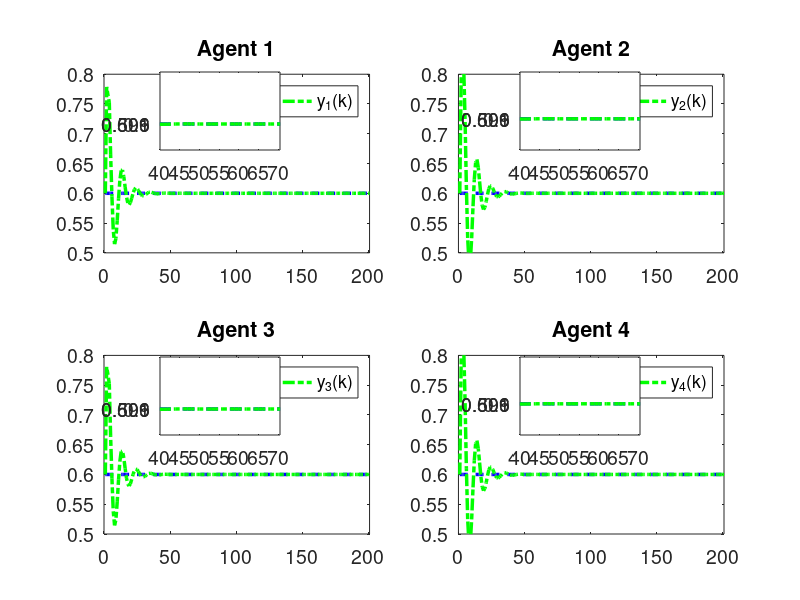
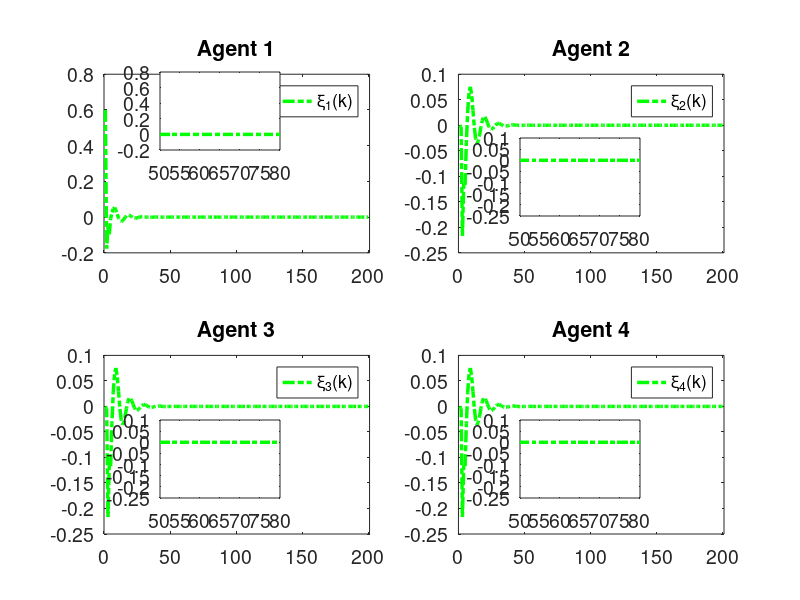

Source code (MATLAB) for these figures, in order:
clc; clear;

% Parameters
rho = 7.5;            % Increase gain for better control response
eta = 1;              % Increase to make the adaptive update faster
lamda = 350;          % Model-free parameter
mu = 0.005;           % Adaptive parameter
epsilon = 1e-5;       % Small threshold for stability
alpha = 15;           % Smoothing factor for error dynamics
T = 0.1;              % Sampling time (kept for calculations but not used in time vector)
gamma1 = 0.45;        % Adjust control gains for faster tracking
gamma2 = 0.15;        % Adjust control gains
gamma3 = 0.45;        % Adjust control gains
gamma4 = 0.15;        % Adjust control gains
beta = 10;            % Sliding mode coefficient
sigma = 95;           % Sliding mode parameter
tau = 1e-5;           % Small damping term

rT = 1024;            % Sample rate
L = 200;              % Time steps
m = 200;              % Data size
n = 600;              % Data size

% Initialization
phi1 = zeros(m+1,1); 
phi2 = zeros(m+1,1); 
phi3 = zeros(m+1,1); 
phi4 = zeros(m+1,1);
mfa1 = zeros(m+1,1); 
mfa2 = zeros(m+1,1); 
mfa3 = zeros(m+1,1); 
mfa4 = zeros(m+1,1);
sm1 = zeros(m,1);  
sm2 = zeros(m,1);  
sm3 = zeros(m,1);  
sm4 = zeros(m,1);
y1 = zeros(m+1,1); 
y2 = zeros(m+1,1); 
y3 = zeros(m+1,1); 
y4 = zeros(m+1,1);
u1 = zeros(m,1);   
u2 = zeros(m,1);   
u3 = zeros(m,1);   
u4 = zeros(m,1);
xi1 = zeros(m,1);  
xi2 = zeros(m,1);  
xi3 = zeros(m,1);  
xi4 = zeros(m,1);
s1 = zeros(m,1);   
s2 = zeros(m,1);   
s3 = zeros(m,1);   
s4 = zeros(m,1);
yd = zeros(m+1,1);

% Desired signal (Reference trajectory)
for k = 1:1:m+1
    yd(k) = 0.6; % Time-invariant constant reference signal
    % yd(k) = 0.6 * sin(0.05 * pi * k) + 0.6 * cos(0.03 * pi * k);
end

for k = 1:m
    % Adaptive Gain update
    if k == 1
        phi1(k) = 4.0; 
        phi2(k) = 4.0; 
        phi3(k) = 4.0; 
        phi4(k) = 4.0;
    elseif k == 2
        phi1(k) = phi1(k-1) + (eta * u1(k-1) / (mu + u1(k-1)^2)) * (y1(k) - phi1(k-1)*u1(k-1));
        phi2(k) = phi2(k-1) + (eta * u2(k-1) / (mu + u2(k-1)^2)) * (y2(k) - phi2(k-1)*u2(k-1));
        phi3(k) = phi3(k-1) + (eta * u3(k-1) / (mu + u3(k-1)^2)) * (y3(k) - phi3(k-1)*u3(k-1));
        phi4(k) = phi4(k-1) + (eta * u4(k-1) / (mu + u4(k-1)^2)) * (y4(k) - phi4(k-1)*u4(k-1));
    else
        phi1(k) = phi1(k-1) + (eta * (u1(k-1) - u1(k-2)) / (mu + (u1(k-1) - u1(k-2))^2)) * (y1(k) - y1(k-1) - phi1(k-1) * (u1(k-1) - u1(k-2)));
        phi2(k) = phi2(k-1) + (eta * (u2(k-1) - u2(k-2)) / (mu + (u2(k-1) - u2(k-2))^2)) * (y2(k) - y2(k-1) - phi2(k-1) * (u2(k-1) - u2(k-2)));
        phi3(k) = phi3(k-1) + (eta * (u3(k-1) - u3(k-2)) / (mu + (u3(k-1) - u3(k-2))^2)) * (y3(k) - y3(k-1) - phi3(k-1) * (u3(k-1) - u3(k-2)));
        phi4(k) = phi4(k-1) + (eta * (u4(k-1) - u4(k-2)) / (mu + (u4(k-1) - u4(k-2))^2)) * (y4(k) - y4(k-1) - phi4(k-1) * (u4(k-1) - u4(k-2)));
    end

    % Stability protection
    if k > 2 && (abs(phi1(k)) <= epsilon || abs(u1(k-1) - u1(k-2)) <= epsilon || sign(phi1(k)) ~= sign(phi1(1)))
        phi1(k) = phi1(1);
    end
    if k > 2 && (abs(phi2(k)) <= epsilon || abs(u2(k-1) - u2(k-2)) <= epsilon || sign(phi2(k)) ~= sign(phi2(1)))
        phi2(k) = phi2(1);
    end
    if k > 2 && (abs(phi3(k)) <= epsilon || abs(u3(k-1) - u3(k-2)) <= epsilon || sign(phi3(k)) ~= sign(phi3(1)))
        phi3(k) = phi3(1);
    end
    if k > 2 && (abs(phi4(k)) <= epsilon || abs(u4(k-1) - u4(k-2)) <= epsilon || sign(phi4(k)) ~= sign(phi4(1)))
        phi4(k) = phi4(1);
    end

    % Error dynamics
    xi1(k) = yd(k) - 2*y1(k) + y4(k);
    xi2(k) = y1(k) - 2*y2(k) + y3(k);
    xi3(k) = y2(k) + yd(k) - 2*y3(k);
    xi4(k) = y1(k) + y3(k) - 2*y4(k);

    % Fix: Handle k=1 case for sliding surfaces
    if k == 1
        s1(k) = 0;
        s2(k) = 0;
        s3(k) = 0;
        s4(k) = 0;
    else
        s1(k) = alpha * xi1(k) - xi1(k-1);
        s2(k) = alpha * xi2(k) - xi2(k-1);
        s3(k) = alpha * xi3(k) - xi3(k-1);
        s4(k) = alpha * xi4(k) - xi4(k-1);
    end

    % MFAC updates
    if k == 1
        mfa1(k) = 0;
        mfa2(k) = 0;
        mfa3(k) = 0;
        mfa4(k) = 0;
    else
        mfa1(k) = mfa1(k-1) + (rho * phi1(k)) / (lamda + abs(phi1(k)^2)) * xi1(k);
        mfa2(k) = mfa2(k-1) + (rho * phi2(k)) / (lamda + abs(phi2(k)^2)) * xi2(k);
        mfa3(k) = mfa3(k-1) + (rho * phi3(k)) / (lamda + abs(phi3(k)^2)) * xi3(k);
        mfa4(k) = mfa4(k-1) + (rho * phi4(k)) / (lamda + abs(phi4(k)^2)) * xi4(k);
    end

    % SMC updates
    if k == 1 
        sm1(k) = 0;
        sm2(k) = 0;
        sm3(k) = 0;
        sm4(k) = 0;
    else
        sm1(k) = sm1(k-1) + (beta * phi1(k)) / (sigma + (phi1(k))^2) * ...
            ( (xi1(k) + (y4(k) - y4(k-1)) + (yd(k+1) - yd(k))) / (1 + 1) ...
            - (xi1(k)) / (alpha * (2)) + tau * sign(s1(k)) );

        sm2(k) = sm2(k-1) + (beta * phi2(k)) / (sigma + (phi2(k)^2)) * ...
            ( (xi2(k) + (y1(k) - y1(k-1)) + (y3(k) - y3(k-1))) / (1 + 1) ...
            - (xi2(k)) / (alpha * 2) + tau * sign(s2(k)) );

        sm3(k) = sm3(k-1) + (beta * phi3(k)) / (sigma + (phi3(k)^2)) * ...
            ( (xi3(k) + (y2(k) - y2(k-1)) + (yd(k+1) - yd(k))) / (1 + 1) ...
            - (xi3(k)) / (alpha * (2)) + tau * sign(s3(k)) );

        sm4(k) = sm4(k-1) + (beta * phi4(k)) / (sigma + (phi4(k)^2)) * ...
            ( (xi4(k) + (y1(k) - y1(k-1)) + (y3(k) - y3(k-1))) / (1 + 1) ...
            - (xi4(k)) / (alpha * (2)) + tau * sign(s4(k)) );
    end

    % Control signal
    if k == 1
        u1(k) = 0.01;
        u2(k) = 0.01;
        u3(k) = 0.01;
        u4(k) = 0.01;
    else
        u1(k) = mfa1(k) + gamma1 * sm1(k);
        u2(k) = mfa2(k) + gamma2 * sm2(k);
        u3(k) = mfa3(k) + gamma3 * sm3(k);
        u4(k) = mfa4(k) + gamma4 * sm4(k);
    end
    if k == 1
        y1(k) = 0.6;
        y2(k) = 0.6;
        y3(k) = 0.6;
        y4(k) = 0.6;
    end

    % Plant model update with nonlinear term and feedforward
    a = 0.5;
    b1 = 1.2 * n / (rT * 0.2);
    b2 = 1.2 * n / (rT * 0.2);
    b3 = 1.2 * n / (rT * 0.2);
    b4 = 1.2 * n / (rT * 0.2);
    
    nonlinearity1 = 0.03; % Coefficient for cubic nonlinearity
    nonlinearity2 = 0.01; % Coefficient for cubic nonlinearity
    nonlinearity3 = 0.02; % Coefficient for cubic nonlinearity
    nonlinearity4 = 0.01; % Coefficient for cubic nonlinearity
    ff_gain = 0.45; % Feedforward gain
    
    % Add cubic nonlinearity and feedforward term
    y1(k+1) = a * y1(k) + b1 * u1(k) - nonlinearity1 * y1(k)^3 + ff_gain;
    y2(k+1) = a * y2(k) + b2 * u2(k) - nonlinearity2 * y2(k)^2 + ff_gain;
    y3(k+1) = a * y3(k) + b3 * u3(k) - nonlinearity3 * y3(k)^3 + ff_gain;
    y4(k+1) = a * y4(k) + b4 * u4(k) - nonlinearity4 * y4(k)^2 + ff_gain;
end

% Plotting
% Time vector for plotting
t = 1:1:m+1;  % Gives 201 points, as expected
font_size = 14;

% Verify time vector and array lengths
disp(['Length of t: ', num2str(length(t))]); % Should display 201
disp(['Length of y1: ', num2str(length(y1))]); % Should be 201
disp(['Length of yd: ', num2str(length(yd))]); % Should be 201
disp(['Length of xi1: ', num2str(length(xi1))]); % Should be 200

% Plot 4 subplots
figure('Position', [100, 100, 15*100, 7.5*100]); % [left, bottom, width, height] in pixels
subplot(2,2,1);
plot(t, yd, '--b', 'LineWidth', 2.5); hold on;
plot(t, y1, '-.g', 'LineWidth', 2.5);
title('Agent 1'); grid off;
legend('y_d(k)','y_1(k)','Orientation', 'horizontal');
set(gca, 'FontSize', font_size);
xlim([0 m+1]); % X-axis starts from 0
ylim([0.5 0.8]); % Y-axis limits for Agent 1

zoom_x_start = 40; % Start of zoomed x-range
zoom_x_end = 70.5; % End of zoomed x-range
axes('Position', [0.20,0.75,0.15,0.13]);
box on; hold on;
plot(t, yd, '--b', 'LineWidth', 2.5);
plot(t, y1, '-.g', 'LineWidth', 2.5);
xlim([zoom_x_start zoom_x_end]);
yticks([0.599,0.6,0.601]);
set(gca, 'FontSize', font_size);

subplot(2,2,2);
plot(t, yd, '--b', 'LineWidth', 2.5); hold on;
plot(t, y2, '-.g', 'LineWidth', 2.5);
title('Agent 2'); grid off;
legend('y_d(k)','y_2(k)','Orientation', 'horizontal');
set(gca, 'FontSize', font_size);
xlim([0 m+1]); % X-axis starts from 0
ylim([0.5 0.8]); % Y-axis limits for Agent 2

axes('Position', [0.65,0.75,0.15,0.13]);
box on; hold on;
plot(t, yd, '--b', 'LineWidth', 2.5);
plot(t, y2, '-.g', 'LineWidth', 2.5);
xlim([zoom_x_start zoom_x_end]);
yticks([0.599,0.6,0.601]);
set(gca, 'FontSize', font_size);

subplot(2,2,3);
plot(t, yd, '--b', 'LineWidth', 2.5); hold on;
plot(t, y3, '-.g', 'LineWidth', 2.5);
title('Agent 3'); grid off;
legend('y_d(k)','y_3(k)','Orientation', 'horizontal');
set(gca, 'FontSize', font_size);
xlim([0 m+1]); % X-axis starts from 0
ylim([0.5 0.8]); % Y-axis limits for Agent 1

axes('Position', [0.20,0.275,0.15,0.13]);
box on; hold on;
plot(t, yd, '--b', 'LineWidth', 2.5);
plot(t, y3, '-.g', 'LineWidth', 2.5);
xlim([zoom_x_start zoom_x_end]);
yticks([0.599,0.6,0.601]);
set(gca, 'FontSize', font_size);

subplot(2,2,4);
plot(t, yd, '--b', 'LineWidth', 2.5); hold on;
plot(t, y4, '-.g', 'LineWidth', 2.5);
title('Agent 4'); grid off;
legend('y_d(k)','y_4(k)','Orientation', 'horizontal');
set(gca, 'FontSize', font_size);
xlim([0 m+1]); % X-axis starts from 0
ylim([0.5 0.8]); % Y-axis limits for Agent 2

axes('Position', [0.65,0.275,0.15,0.13]);
box on; hold on;
plot(t, yd, '--b', 'LineWidth', 2.5);
plot(t, y4, '-.g', 'LineWidth', 2.5);
xlim([zoom_x_start zoom_x_end]);
yticks([0.599,0.6,0.601]);
set(gca, 'FontSize', font_size);







% Plot 4 subplots


figure('Position', [100, 100, 15*100, 7.5*100]); % [left, bottom, width, height] in pixels
subplot(2,2,1);
plot(t(1:end-1), xi1, '-.g', 'LineWidth', 2.5);
title('Agent 1'); grid off;
legend('\xi_1(k)','y_1','Orientation', 'horizontal');
set(gca, 'FontSize', font_size);
xlim([0 m+1]); % X-axis starts from 0
% ylim([0.5 0.8]); % Y-axis limits for Agent 1

zoom_x_start_xi = 50; % Start of zoomed x-range
zoom_x_end_xi = 80; % End of zoomed x-range
axes('Position', [0.20,0.75,0.15,0.13]);
box on; hold on;
plot(t(1:end-1), xi1, '-.g', 'LineWidth', 2.5);
xlim([zoom_x_start_xi zoom_x_end_xi]);
% yticks([-2.000000000000000e-04,0,2.000000000000000e-04,4.000000000000001e-04,6.000000000000001e-04]);
set(gca, 'FontSize', font_size);

subplot(2,2,2);
plot(t(1:end-1), xi2, '-.g', 'LineWidth', 2.5);
title('Agent 2'); grid off;
legend('\xi_2(k)','y_2','Orientation', 'horizontal');
set(gca, 'FontSize', font_size);
xlim([0 m+1]); % X-axis starts from 0
% ylim([0.41 0.99]); % Y-axis limits for Agent 2

axes('Position', [0.65,0.64,0.15,0.13]);
box on; hold on;
plot(t(1:end-1), xi2, '-.g', 'LineWidth', 2.5);
xlim([zoom_x_start_xi zoom_x_end_xi]);
% yticks([-2.000000000000000e-04,0,2.000000000000000e-04,4.000000000000001e-04,6.000000000000001e-04]);
set(gca, 'FontSize', font_size);

subplot(2,2,3);
plot(t(1:end-1), xi2, '-.g', 'LineWidth', 2.5);
title('Agent 3'); grid off;
legend('\xi_3(k)','y_3','Orientation', 'horizontal');
set(gca, 'FontSize', font_size);
xlim([0 m+1]); % X-axis starts from 0
% ylim([0.5 0.8]); % Y-axis limits for Agent 1

axes('Position', [0.20,0.170,0.15,0.13]);
box on; hold on;
plot(t(1:end-1), xi2, '-.g', 'LineWidth', 2.5);
xlim([zoom_x_start_xi zoom_x_end_xi]);
% yticks([0.599,0.6,0.601]);
set(gca, 'FontSize', font_size);

subplot(2,2,4);
plot(t(1:end-1), xi4, '-.g', 'LineWidth', 2.5);
title('Agent 4'); grid off;
legend('\xi_4(k)','y_4','Orientation', 'horizontal');
set(gca, 'FontSize', font_size);
xlim([0 m+1]); % X-axis starts from 0
% ylim([0.41 0.99]); % Y-axis limits for Agent 2

axes('Position', [0.65,0.170,0.15,0.13]);
box on; hold on;
plot(t(1:end-1), xi4, '-.g', 'LineWidth', 2.5);
xlim([zoom_x_start_xi zoom_x_end_xi]);
% xticks([64,64.5,65])
% yticks([-1.000000000000000e-04,0,1.000000000000000e-04]);
set(gca, 'FontSize', font_size);
hold off;
